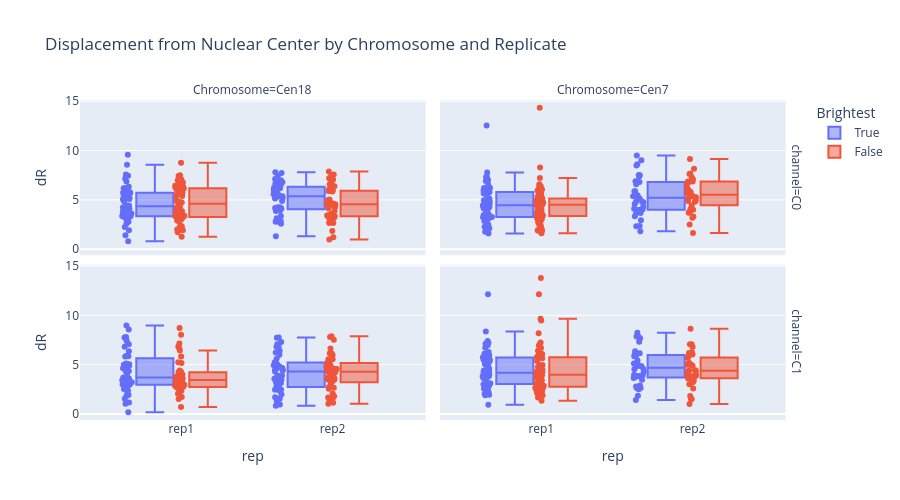

Notebook cell for this chart:
### Code cell
f = px.box(df, color='Brightest', facet_col='Chromosome', x='rep', y='dR', points='all', width=900, facet_row='channel', height=500, title='Displacement from Nuclear Center by Chromosome and Replicate')
f.write_html('Distance_To_Center.html')
f

### Figure 1 — Plotly figure (JSON) as saved in the notebook; plotly's stock layout.template omitted (floating-point values rounded to 4 significant figures)
{"data": [{"alignmentgroup": "True", "boxpoints": "all", "hovertemplate": "Brightest=True<br>channel=C0<br>Chromosome=Cen18<br>rep=%{x}<br>dR=%{y}<extra></extra>", "legendgroup": "True", "marker": {"color": "#636efa"}, "name": "True", "notched": false, "offsetgroup": "True", "orientation": "v", "showlegend": true, "type": "box", "x": ["rep1", "rep1", "rep1", "rep1", "rep1", "rep1", "rep1", "rep1", "rep1", "rep1", "rep1", "rep1", "rep1", "rep1", "rep1", "rep1", "rep1", "rep1", "rep1", "rep1", "rep1", "rep1", "rep1", "rep1", "rep1", "rep1", "rep1", "rep1", "rep1", "rep1", "rep1", "rep1", "rep1", "rep1", "rep1", "rep1", "rep1", "rep1", "rep1", "rep1", "rep1", "rep1", "rep1", "rep1", "rep1", "rep1", "rep1", "rep1", "rep1", "rep1", "rep1", "rep1", "rep2", "rep2", "rep2", "rep2", "rep2", "rep2", "rep2", "rep2", "rep2", "rep2", "rep2", "rep2", "rep2", "rep2", "rep2", "rep2", "rep2", "rep2", "rep2", "rep2", "rep2", "rep2", "rep2", "rep2", "rep2", "rep2", "rep2", "rep2", "rep2", "rep2", "rep2", "rep2", "rep2", "rep2", "rep2", "rep2", "rep2", "rep2", "rep2", "rep2", "rep2", "rep2", "rep2", "rep2", "rep2", "rep2", "rep2", "rep2", "rep2"], "x0": " ", "xaxis": "x3", "y": [3.291, 5.725, 5.038, 6.866, 6.201, 4.102, 5.2, 3.699, 5.365, 6.157, 6.17, 4.796, 5.688, 4.222, 3.337, 1.417, 4.297, 6.013, 2.565, 7.442, 3.974, 2.774, 3.325, 3.351, 3.757, 4.419, 5.584, 7.161, 3.52, 5.271, 5.76, 7.577, 5.088, 4.028, 4.223, 6.32, 4.158, 3.17, 3.61, 5.102, 8.557, 5.3, 1.911, 5.694, 0.8077, 3.108, 4.119, 2.796, 2.254, 9.577, 4.416, 3.279, 6.045, 7.728, 5.144, 5.954, 6.785, 6.694, 5.368, 6.607, 4.169, 7.123, 6.99, 5.38, 5.861, 4.231, 5.557, 5.25, 6.185, 5.237, 2.895, 5.207, 6.256, 5.846, 5.422, 2.879, 7.453, 6.67, 2.772, 3.14, 2.767, 3.358, 5.676, 4.241, 7.805, 3.867, 2.853, 6.537, 4.885, 2.577, 4.214, 6.861, 1.304, 6.123, 6.261, 6.897, 4.164, 4.091, 3.897, 5.186, 3.035], "y0": " ", "yaxis": "y3"}, {"alignmentgroup": "True", "boxpoints": "all", "hovertemplate": "Brightest=True<br>channel=C0<br>Chromosome=Cen7<br>rep=%{x}<br>dR=%{y}<extra></extra>", "legendgroup": "True", "marker": {"color": "#636efa"}, "name": "True", "notched": false, "offsetgroup": "True", "orientation": "v", "showlegend": false, "type": "box", "x": ["rep1", "rep1", "rep1", "rep1", "rep1", "rep1", "rep1", "rep1", "rep1", "rep1", "rep1", "rep1", "rep1", "rep1", "rep1", "rep1", "rep1", "rep1", "rep1", "rep1", "rep1", "rep1", "rep1", "rep1", "rep1", "rep1", "rep1", "rep1", "rep1", "rep1", "rep1", "rep1", "rep1", "rep1", "rep1", "rep1", "rep1", "rep1", "rep1", "rep1", "rep1", "rep1", "rep1", "rep1", "rep1", "rep1", "rep1", "rep1", "rep1", "rep1", "rep1", "rep1", "rep1", "rep1", "rep1", "rep1", "rep1", "rep1", "rep1", "rep1", "rep1", "rep2", "rep2", "rep2", "rep2", "rep2", "rep2", "rep2", "rep2", "rep2", "rep2", "rep2", "rep2", "rep2", "rep2", "rep2", "rep2", "rep2", "rep2", "rep2", "rep2", "rep2", "rep2", "rep2", "rep2", "rep2", "rep2", "rep2", "rep2", "rep2", "rep2", "rep2", "rep2", "rep2", "rep2"], "x0": " ", "xaxis": "x4", "y": [4.698, 12.55, 3.52, 5.455, 4.162, 6.899, 2.463, 5.58, 3.531, 6.195, 4.451, 4.831, 2.864, 3.458, 5.719, 2.783, 6.054, 6.221, 3.152, 2.333, 3.147, 7.766, 7.306, 4.784, 3.15, 2.365, 4.937, 4.835, 6.018, 5.763, 7.306, 3.246, 6.204, 4.162, 3.245, 4.25, 4.97, 2.55, 3.937, 6.025, 5.679, 2.283, 5.124, 4.459, 1.776, 3.956, 4.115, 4.299, 7.007, 4.409, 4.76, 3.543, 6.567, 1.585, 4.314, 2.098, 4.903, 3.32, 5.919, 3.269, 5.972, 5.562, 6.592, 3.647, 3.996, 3.678, 4.299, 7.377, 2.355, 3.344, 9.504, 7.523, 5.433, 5.11, 4.799, 4.102, 9.022, 8.603, 5.324, 6.816, 4.762, 2.318, 5.466, 4.795, 4.024, 6.898, 4.582, 5.867, 3.883, 8.477, 5.865, 2.942, 5.363, 7.504, 1.828], "y0": " ", "yaxis": "y4"}, {"alignmentgroup": "True", "boxpoints": "all", "hovertemplate": "Brightest=True<br>channel=C1<br>Chromosome=Cen18<br>rep=%{x}<br>dR=%{y}<extra></extra>", "legendgroup": "True", "marker": {"color": "#636efa"}, "name": "True", "notched": false, "offsetgroup": "True", "orientation": "v", "showlegend": false, "type": "box", "x": ["rep1", "rep1", "rep1", "rep1", "rep1", "rep1", "rep1", "rep1", "rep1", "rep1", "rep1", "rep1", "rep1", "rep1", "rep1", "rep1", "rep1", "rep1", "rep1", "rep1", "rep1", "rep1", "rep1", "rep1", "rep1", "rep1", "rep1", "rep1", "rep1", "rep1", "rep1", "rep1", "rep1", "rep1", "rep1", "rep1", "rep1", "rep1", "rep1", "rep1", "rep1", "rep1", "rep1", "rep1", "rep1", "rep1", "rep1", "rep2", "rep2", "rep2", "rep2", "rep2", "rep2", "rep2", "rep2", "rep2", "rep2", "rep2", "rep2", "rep2", "rep2", "rep2", "rep2", "rep2", "rep2", "rep2", "rep2", "rep2", "rep2", "rep2", "rep2", "rep2", "rep2", "rep2", "rep2", "rep2", "rep2", "rep2", "rep2", "rep2", "rep2", "rep2", "rep2", "rep2", "rep2", "rep2", "rep2", "rep2", "rep2", "rep2", "rep2", "rep2", "rep2", "rep2", "rep2", "rep2"], "x0": " ", "xaxis": "x", "y": [3.588, 4.351, 5.04, 2.861, 6.368, 1.036, 5.032, 4.33, 4.354, 2.98, 1.553, 2.968, 3.692, 3.968, 8.561, 1.927, 3.036, 2.331, 7.599, 7.746, 2.539, 1.164, 3.427, 2.98, 2.365, 3.216, 3.581, 3.65, 3.67, 7.37, 7.792, 5.821, 3.211, 3.571, 0.1757, 6.821, 4.981, 5.127, 8.973, 4.888, 4.63, 1.813, 7.072, 2.54, 5.909, 5.861, 4.638, 3.62, 4.931, 2.858, 4.982, 6.228, 3.473, 2.561, 2.779, 4.422, 6.811, 5.239, 5.222, 5.598, 7.068, 4.997, 5.996, 4.586, 1.708, 0.9712, 7.294, 2.444, 0.8296, 3.213, 1.554, 3.578, 2.644, 6.4, 4.462, 3.279, 1.476, 6.244, 4.317, 4.652, 4.784, 1.317, 3.82, 3.904, 5.033, 7.742, 4.792, 2.336, 6.796, 7.722, 1.972, 4.451, 2.444, 3.878, 3.138, 3.861], "y0": " ", "yaxis": "y"}, {"alignmentgroup": "True", "boxpoints": "all", "hovertemplate": "Brightest=True<br>channel=C1<br>Chromosome=Cen7<br>rep=%{x}<br>dR=%{y}<extra></extra>", "legendgroup": "True", "marker": {"color": "#636efa"}, "name": "True", "notched": false, "offsetgroup": "True", "orientation": "v", "showlegend": false, "type": "box", "x": ["rep1", "rep1", "rep1", "rep1", "rep1", "rep1", "rep1", "rep1", "rep1", "rep1", "rep1", "rep1", "rep1", "rep1", "rep1", "rep1", "rep1", "rep1", "rep1", "rep1", "rep1", "rep1", "rep1", "rep1", "rep1", "rep1", "rep1", "rep1", "rep1", "rep1", "rep1", "rep1", "rep1", "rep1", "rep1", "rep1", "rep1", "rep1", "rep1", "rep1", "rep1", "rep1", "rep1", "rep1", "rep1", "rep1", "rep1", "rep1", "rep1", "rep1", "rep1", "rep1", "rep1", "rep1", "rep1", "rep1", "rep1", "rep2", "rep2", "rep2", "rep2", "rep2", "rep2", "rep2", "rep2", "rep2", "rep2", "rep2", "rep2", "rep2", "rep2", "rep2", "rep2", "rep2", "rep2", "rep2", "rep2", "rep2", "rep2", "rep2", "rep2", "rep2", "rep2", "rep2", "rep2", "rep2", "rep2", "rep2", "rep2", "rep2", "rep2", "rep2", "rep2"], "x0": " ", "xaxis": "x2", "y": [12.13, 2.175, 4.248, 3.02, 5.168, 7.109, 2.708, 5.704, 0.9315, 2.148, 2.052, 3.97, 3.829, 3.622, 2.447, 4.188, 2.589, 5.953, 6.972, 4.417, 4.6, 4.799, 1.894, 5.335, 8.356, 6.722, 6.105, 5.374, 1.95, 7.217, 2.709, 3.697, 6.279, 3.387, 3.82, 3.827, 4.004, 3.825, 2.337, 5.066, 4.119, 5.894, 3.05, 2.924, 3.616, 5.498, 7.389, 3.107, 5.583, 4.972, 2.254, 5.961, 3.902, 5.533, 4.322, 6.964, 5.762, 5.423, 7.666, 5.846, 5.108, 3.939, 7.851, 6.131, 3.855, 7.811, 3.472, 3.766, 2.794, 4.542, 2.603, 5.872, 6.356, 8.23, 4.825, 7.327, 6.045, 3.641, 2.626, 1.418, 4.893, 4.989, 4.815, 4.557, 3.971, 1.858, 5.916, 6.164, 3.831, 2.887, 3.762, 2.513, 4.269], "y0": " ", "yaxis": "y2"}, {"alignmentgroup": "True", "boxpoints": "all", "hovertemplate": "Brightest=False<br>channel=C0<br>Chromosome=Cen18<br>rep=%{x}<br>dR=%{y}<extra></extra>", "legendgroup": "False", "marker": {"color": "#EF553B"}, "name": "False", "notched": false, "offsetgroup": "False", "orientation": "v", "showlegend": true, "type": "box", "x": ["rep1", "rep1", "rep1", "rep1", "rep1", "rep1", "rep1", "rep1", "rep1", "rep1", "rep1", "rep1", "rep1", "rep1", "rep1", "rep1", "rep1", "rep1", "rep1", "rep1", "rep1", "rep1", "rep1", "rep1", "rep1", "rep1", "rep1", "rep1", "rep1", "rep1", "rep1", "rep1", "rep1", "rep1", "rep1", "rep1", "rep1", "rep1", "rep1", "rep1", "rep1", "rep1", "rep1", "rep1", "rep1", "rep1", "rep1", "rep1", "rep1", "rep1", "rep1", "rep1", "rep2", "rep2", "rep2", "rep2", "rep2", "rep2", "rep2", "rep2", "rep2", "rep2", "rep2", "rep2", "rep2", "rep2", "rep2", "rep2", "rep2", "rep2", "rep2", "rep2", "rep2", "rep2", "rep2", "rep2", "rep2", "rep2", "rep2", "rep2", "rep2", "rep2", "rep2", "rep2", "rep2", "rep2", "rep2", "rep2", "rep2", "rep2", "rep2", "rep2", "rep2", "rep2", "rep2", "rep2", "rep2", "rep2", "rep2", "rep2", "rep2"], "x0": " ", "xaxis": "x3", "y": [2.353, 5.746, 4.776, 6.143, 8.753, 3.944, 3.397, 4.275, 3.35, 3.161, 2.003, 4.736, 7.069, 4.192, 6.227, 7.426, 3.857, 7.489, 5.385, 4.951, 5.906, 3.385, 5.853, 1.256, 6.416, 1.712, 1.907, 2.907, 3.738, 3.715, 5.947, 3.175, 3.723, 4.195, 6.315, 6.38, 5.45, 2.053, 4.469, 5.704, 2.998, 6.561, 3.375, 4.792, 6.95, 5.976, 6.44, 6.978, 2.304, 2.824, 2.293, 6.769, 3.868, 4.71, 1.839, 6.389, 4.689, 7.861, 3.254, 4.553, 4.342, 3.629, 3.403, 7.567, 2.864, 2.653, 4.679, 4.948, 7.062, 7.381, 3.473, 4.327, 5.845, 4.258, 6.079, 6.576, 5.027, 3.469, 0.971, 1.201, 6.142, 4.906, 3.176, 3.11, 4.155, 5.984, 3.344, 6.03, 2.945, 4.657, 4.626, 2.644, 3.271, 6.849, 5.888, 7.2, 3.511, 4.442, 2.74, 5.907, 4.745], "y0": " ", "yaxis": "y3"}, {"alignmentgroup": "True", "boxpoints": "all", "hovertemplate": "Brightest=False<br>channel=C0<br>Chromosome=Cen7<br>rep=%{x}<br>dR=%{y}<extra></extra>", "legendgroup": "False", "marker": {"color": "#EF553B"}, "name": "False", "notched": false, "offsetgroup": "False", "orientation": "v", "showlegend": false, "type": "box", "x": ["rep1", "rep1", "rep1", "rep1", "rep1", "rep1", "rep1", "rep1", "rep1", "rep1", "rep1", "rep1", "rep1", "rep1", "rep1", "rep1", "rep1", "rep1", "rep1", "rep1", "rep1", "rep1", "rep1", "rep1", "rep1", "rep1", "rep1", "rep1", "rep1", "rep1", "rep1", "rep1", "rep1", "rep1", "rep1", "rep1", "rep1", "rep1", "rep1", "rep1", "rep1", "rep1", "rep1", "rep1", "rep1", "rep1", "rep1", "rep1", "rep1", "rep1", "rep1", "rep1", "rep1", "rep1", "rep1", "rep1", "rep1", "rep1", "rep1", "rep1", "rep1", "rep2", "rep2", "rep2", "rep2", "rep2", "rep2", "rep2", "rep2", "rep2", "rep2", "rep2", "rep2", "rep2", "rep2", "rep2", "rep2", "rep2", "rep2", "rep2", "rep2", "rep2", "rep2", "rep2", "rep2", "rep2", "rep2", "rep2", "rep2", "rep2", "rep2", "rep2", "rep2", "rep2", "rep2"], "x0": " ", "xaxis": "x4", "y": [1.618, 14.33, 1.921, 3.456, 5.483, 6.378, 2.764, 4.506, 2.998, 5.701, 4.565, 5.298, 5.176, 2.877, 3.423, 3.415, 1.859, 3.063, 6.584, 2.411, 1.883, 4.497, 4.168, 4.765, 4.543, 4.604, 6.314, 4.905, 4.74, 4.129, 4.7, 3.142, 3.927, 8.281, 4.946, 3.412, 5.125, 5.946, 3.773, 2.504, 4.918, 6.195, 4.567, 3.682, 6.042, 4.471, 2.273, 3.644, 3.843, 2.143, 3.641, 7.208, 3.648, 3.984, 3.22, 5.461, 4.788, 4.745, 5.376, 4.498, 1.98, 6.492, 5.237, 4.057, 3.73, 5.924, 7.682, 6.847, 8.154, 5.802, 5.254, 4.801, 6.088, 5.048, 5.749, 9.137, 6.809, 4.446, 7.627, 3.306, 4.005, 4.893, 4.966, 6.851, 3.182, 5.372, 5.655, 7.085, 1.636, 6.992, 2.502, 5.803, 3.703, 5.267, 7.282], "y0": " ", "yaxis": "y4"}, {"alignmentgroup": "True", "boxpoints": "all", "hovertemplate": "Brightest=False<br>channel=C1<br>Chromosome=Cen18<br>rep=%{x}<br>dR=%{y}<extra></extra>", "legendgroup": "False", "marker": {"color": "#EF553B"}, "name": "False", "notched": false, "offsetgroup": "False", "orientation": "v", "showlegend": false, "type": "box", "x": ["rep1", "rep1", "rep1", "rep1", "rep1", "rep1", "rep1", "rep1", "rep1", "rep1", "rep1", "rep1", "rep1", "rep1", "rep1", "rep1", "rep1", "rep1", "rep1", "rep1", "rep1", "rep1", "rep1", "rep1", "rep1", "rep1", "rep1", "rep1", "rep1", "rep1", "rep1", "rep1", "rep1", "rep1", "rep1", "rep1", "rep1", "rep1", "rep1", "rep1", "rep1", "rep1", "rep1", "rep1", "rep1", "rep1", "rep1", "rep2", "rep2", "rep2", "rep2", "rep2", "rep2", "rep2", "rep2", "rep2", "rep2", "rep2", "rep2", "rep2", "rep2", "rep2", "rep2", "rep2", "rep2", "rep2", "rep2", "rep2", "rep2", "rep2", "rep2", "rep2", "rep2", "rep2", "rep2", "rep2", "rep2", "rep2", "rep2", "rep2", "rep2", "rep2", "rep2", "rep2", "rep2", "rep2", "rep2", "rep2", "rep2", "rep2", "rep2", "rep2", "rep2", "rep2", "rep2", "rep2"], "x0": " ", "xaxis": "x", "y": [2.844, 2.959, 7.142, 4.065, 8.726, 3.014, 3.993, 0.7075, 4.136, 3.433, 6.43, 3.665, 3.115, 5.817, 1.527, 3.647, 2.522, 3.003, 8.023, 2.057, 2.113, 3.802, 2.434, 6.842, 3.135, 2.592, 2.86, 2.671, 3.445, 3.55, 2.742, 3.205, 5.236, 2.672, 3.456, 4.257, 4.409, 3.71, 2.758, 5.169, 3.375, 4.286, 6.643, 3.656, 1.723, 2.362, 3.529, 3.148, 5.01, 5.988, 1.669, 6.165, 1.326, 3.608, 1.026, 3.479, 7.878, 3.66, 4.967, 2.068, 2.727, 4.482, 5.303, 5.155, 3.704, 4.547, 5.23, 3.435, 4.276, 5.537, 4.61, 4.421, 7.811, 5.554, 4.564, 4.942, 3.45, 3.999, 3.234, 4.142, 6.637, 1.132, 1.581, 6.141, 5.905, 4.766, 1.806, 4.631, 2.65, 4.547, 3.514, 2.545, 1.316, 7.529, 3.571, 4.21], "y0": " ", "yaxis": "y"}, {"alignmentgroup": "True", "boxpoints": "all", "hovertemplate": "Brightest=False<br>channel=C1<br>Chromosome=Cen7<br>rep=%{x}<br>dR=%{y}<extra></extra>", "legendgroup": "False", "marker": {"color": "#EF553B"}, "name": "False", "notched": false, "offsetgroup": "False", "orientation": "v", "showlegend": false, "type": "box", "x": ["rep1", "rep1", "rep1", "rep1", "rep1", "rep1", "rep1", "rep1", "rep1", "rep1", "rep1", "rep1", "rep1", "rep1", "rep1", "rep1", "rep1", "rep1", "rep1", "rep1", "rep1", "rep1", "rep1", "rep1", "rep1", "rep1", "rep1", "rep1", "rep1", "rep1", "rep1", "rep1", "rep1", "rep1", "rep1", "rep1", "rep1", "rep1", "rep1", "rep1", "rep1", "rep1", "rep1", "rep1", "rep1", "rep1", "rep1", "rep1", "rep1", "rep1", "rep1", "rep1", "rep1", "rep1", "rep1", "rep1", "rep1", "rep2", "rep2", "rep2", "rep2", "rep2", "rep2", "rep2", "rep2", "rep2", "rep2", "rep2", "rep2", "rep2", "rep2", "rep2", "rep2", "rep2", "rep2", "rep2", "rep2", "rep2", "rep2", "rep2", "rep2", "rep2", "rep2", "rep2", "rep2", "rep2", "rep2", "rep2", "rep2", "rep2", "rep2", "rep2", "rep2"], "x0": " ", "xaxis": "x2", "y": [13.79, 3.418, 12.13, 3.969, 1.667, 2.157, 6.691, 4.253, 2.985, 7.249, 5.647, 2.798, 4.195, 2.351, 3.128, 6.081, 1.87, 3.427, 4.618, 3.927, 5.751, 2.535, 3.084, 4.914, 2.352, 2.467, 6.952, 3.547, 4.752, 1.338, 4.561, 5.734, 2.67, 7.126, 6.193, 4.933, 6.409, 6.001, 5.771, 5.362, 4.242, 8.182, 2.415, 3.67, 3.238, 2.272, 9.474, 4.49, 2.543, 4.963, 2.872, 3.964, 3.665, 9.648, 2.637, 3.841, 2.135, 5.19, 5.103, 6.263, 3.94, 5.713, 8.629, 7.067, 4.987, 7.072, 3.991, 3.202, 4.376, 1.527, 3.912, 5.735, 3.81, 4.883, 5.046, 5.974, 1.014, 4.947, 3.624, 1.825, 4.453, 2.583, 4.332, 3.67, 6.191, 6.018, 6.796, 3.836, 3.596, 3.024, 1.484, 3.355, 4.393], "y0": " ", "yaxis": "y2"}], "layout": {"annotations": [{"font": {}, "showarrow": false, "text": "Chromosome=Cen18", "x": 0.24, "xanchor": "center", "xref": "paper", "y": 1, "yanchor": "bottom", "yref": "paper"}, {"font": {}, "showarrow": false, "text": "Chromosome=Cen7", "x": 0.74, "xanchor": "center", "xref": "paper", "y": 1, "yanchor": "bottom", "yref": "paper"}, {"font": {}, "showarrow": false, "text": "channel=C1", "textangle": 90, "x": 0.98, "xanchor": "left", "xref": "paper", "y": 0.2425, "yanchor": "middle", "yref": "paper"}, {"font": {}, "showarrow": false, "text": "channel=C0", "textangle": 90, "x": 0.98, "xanchor": "left", "xref": "paper", "y": 0.7575, "yanchor": "middle", "yref": "paper"}], "boxmode": "group", "height": 500, "legend": {"title": {"text": "Brightest"}, "tracegroupgap": 0}, "title": {"text": "Displacement from Nuclear Center by Chromosome and Replicate"}, "width": 900, "xaxis": {"anchor": "y", "domain": [0, 0.48], "title": {"text": "rep"}}, "xaxis2": {"anchor": "y2", "domain": [0.5, 0.98], "matches": "x", "title": {"text": "rep"}}, "xaxis3": {"anchor": "y3", "domain": [0, 0.48], "matches": "x", "showticklabels": false}, "xaxis4": {"anchor": "y4", "domain": [0.5, 0.98], "matches": "x", "showticklabels": false}, "yaxis": {"anchor": "x", "domain": [0, 0.485], "title": {"text": "dR"}}, "yaxis2": {"anchor": "x2", "domain": [0, 0.485], "matches": "y", "showticklabels": false}, "yaxis3": {"anchor": "x3", "domain": [0.515, 1], "matches": "y", "title": {"text": "dR"}}, "yaxis4": {"anchor": "x4", "domain": [0.515, 1], "matches": "y", "showticklabels": false}}}
